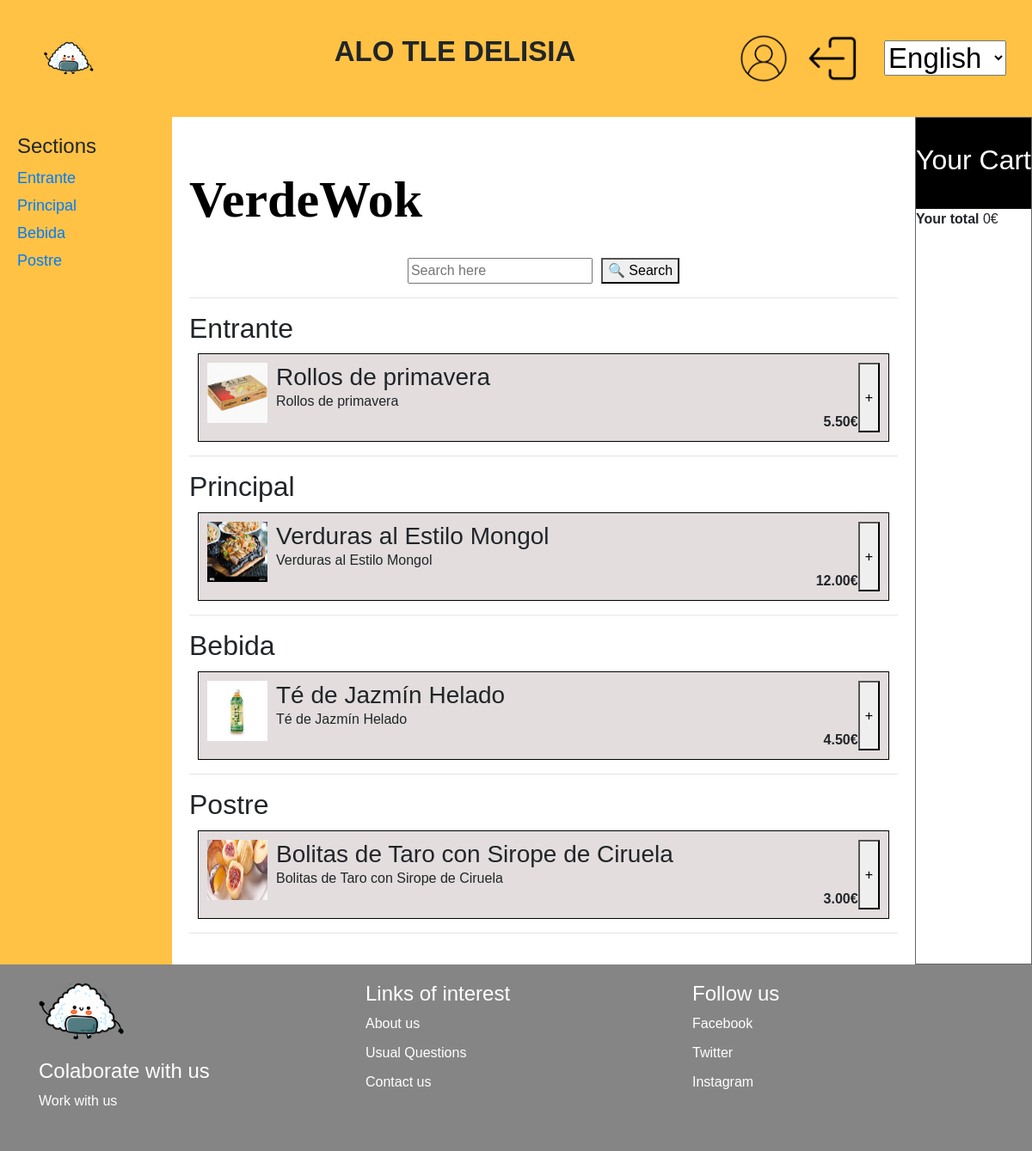
The page /restaurante/VerdeWok on the database its author committed.
### myapp/models.py (models this page shows)
class TipoProducto(models.Model):
    idTipoProducto = models.AutoField(primary_key=True)
    nombre = models.CharField(max_length=255)
    descripcion=models.TextField()
    idRestaurante = models.ForeignKey(Restaurante, on_delete=models.CASCADE)

class Restaurante(models.Model):
    idRestaurante = models.AutoField(primary_key=True)
    nombre = models.CharField(max_length=255)
    ubicacion = models.CharField(max_length=255)
    horario = models.CharField(max_length=255)
    descripcion = models.TextField()
    idTipoRestaurante = models.ForeignKey(TipoRestaurante, on_delete=models.CASCADE)

class Producto(models.Model):
    idProducto = models.AutoField(primary_key=True)
    nombre = models.CharField(max_length=255)
    descripcionProducto = models.TextField()
    precio = models.DecimalField(max_digits=10, decimal_places=2)
    idTipoProducto = models.ForeignKey(TipoProducto, on_delete=models.CASCADE)
    idRestaurante = models.ForeignKey('Restaurante', on_delete=models.CASCADE)

### myapp/views.py (the view)
# urls.py: path(_('restaurante/'), restaurante, name='unRestaurante'),
def restaurante(request, nombreRestaurante):
    restaurante = get_object_or_404(Restaurante, nombre=nombreRestaurante)
    productos = Producto.objects.filter(idRestaurante=restaurante)
    categorias = TipoProducto.objects.filter(producto__idRestaurante=restaurante).distinct()
    restaurante_id = restaurante.idRestaurante
    username = request.user.username if request.user.is_authenticated else None
    context = {
        'restaurante': restaurante,
        'productos': productos,
        'categorias': categorias,
        'username': username,
        'restaurante_id': restaurante_id,
    }
    return render(request, 'unRestaurante.html', context)

### myapp/templates/myapp/unRestaurante.html (shortened to what this page needs)
{% extends 'base.html' %}
{% load i18n%}
{% block content %}
    {% load static %}
    <link rel="stylesheet" href="{% static 'css/stylePrincipal.css' %}">
    <link rel="stylesheet" href="{% static 'css/sushiDonosti.css' %}">
    <div class="wrapper">
        <aside class="lado">
            <h2>{% trans "Secciones" %}</h2>
            <ul>
                {% for categoria in categorias %}
                    <li><a href=#{{categoria.nombre}}>{{categoria.nombre}}</a></li>
                {% endfor %}
            </ul>
        </aside>
        <div class="main">
            <div class="primerBloque">
                <h1 class="restaurante">{{ restaurante.nombre }}</h1>
                <br>
                <div class="buscador">
                    <input type="text" class="buscar" placeholder="{% trans 'Busca aquí' %}">
                    <button class="search-button">&#128269; {% trans "Buscar" %}</button>
                </div>
            </div>
            <hr>
            <div class="contenedor-items">
                {% for tipo_producto in categorias %}
                    <div id="{{ tipo_producto.nombre }}">
                        <h2>{{ tipo_producto.nombre }}</h2>
                        {% for producto in restaurante.producto_set.all %}
                            {% if producto.idTipoProducto == tipo_producto %}
                            <div class="item">
                                <img src="{% static 'imagenes/' %}{{ producto.nombre|lower }}.png" alt="{{ producto.nombre }}" style="width: 70px; height: 70px;"class="img-item">
                                <div class="contenido-producto">
                                <h3 class="titulo-item">{{ producto.nombre }}</h3>
                                <p>{{ producto.descripcionProducto }}</p>
                                <p class="precio-item"><strong>{{ producto.precio }}€</strong></p>
                                </div>
                                <button class="boton-item">+</button>
                            </div>
                            {% endif %}
                        {% endfor %}
                    </div>
                    <hr>
                {% endfor %}
            </div>
        </div>
        <div class="carrito" id="carrito">
            <div class="header-carrito">
                <h2>{% trans "Tu Carrito" %}</h2>
            </div>
            <div class="carrito-total">
                <div class="fila">
                    <strong>{% trans "Tu Total" %}</strong>
                    <span class="carrito-precio-total">
                        0€
                    </span>
                </div>
            </div>
        </div>
    </div>
{% endblock %}

### myapp/templates/myapp/base.html (shortened to what this page needs)
{% load static %}
{% load i18n %}
<!DOCTYPE html>
<html lang="es">
<head>
    <link rel="stylesheet" href="https://stackpath.bootstrapcdn.com/bootstrap/4.3.1/css/bootstrap.min.css"
>
    <link rel="stylesheet" href="{% static 'css/stylePrincipal.css' %}">
</head>
<body>
    <div class="header-desktop">
        <div class="container">
            <div class="row d-flex align-items-center">
                <div class="col d-flex justify-content-start">
                    <button class="logo-btn-desktop">
                        <a href="{% url 'principal' %}"><img src="{% static 'imagenes/logo.png' %}" alt="LOGO"></a>
                    </button>
                </div>
                <div class="col d-flex justify-content-center">
                    <p>ALO TLE DELISIA</p>
                </div>
                <div class="col d-flex justify-content-end">
                    <button class="usuario-btn-desktop">
                        <a href={% url 'usuario' %}>
                            <img src="{% static 'imagenes/perfil.png' %}" alt="USUARIO">
                    </button>
                    <button class="cerrar-btn-desktop">
                        <a href="{% url 'cerrar' %}">
                            <img src="{% static 'imagenes/cerrar.png' %}" alt="CERRAR">
                        </a>
                    </button>
                </div>
                <div class="idioma">
                    <select id="languageSelect">
                        <option value="en" {% if request.LANGUAGE_CODE == 'en' %}selected{% endif %}>English</option>
                    </select>
                </div>
            </div>
        </div>
    </div>
    <main>
        {% block content %}
        {% endblock %}
    </main>
    <footer class="footer">
        <div class="container">
            <div class="row">
                <div class="col-md-4">
                    <div class="footer-content">
                        <a href="{% url 'principal' %}"><img src="{% static 'imagenes/logo.png' %}" alt="Logo"
                                class="footer-logo"></a>
                        <h4>{% trans "Colabora con nosotros"%}</h4>
                        <ul style="list-style: none; padding: 0;">
                            <li>{% trans "Trabaja con nosotros"%}</li>
                        </ul>
                    </div>
                </div>
                <div class="col-md-4">
                    <div class="footer-content">
                        <h4>{% trans "Enlaces de Interés"%}</h4>
                        <ul>
                            <li>{% trans "Acerca de nosotros"%}</li>
                            <li>{% trans "Preguntas frecuentes"%}</li>
                            <li>{% trans "Contacto"%}</li>
                        </ul>
                    </div>
                </div>
                <div class="col-md-4">
                    <div class="footer-content">
                        <h4>{% trans "Síguenos"%}</h4>
                        <ul>
                            <li>Facebook</li>
                            <li>Twitter</li>
                            <li>Instagram</li>
                        </ul>
                    </div>
                </div>
            </div>
        </div>
    </footer>
</body>
</html>

### myapp/static/css/stylePrincipal.css (style rules this page uses)
body { font-family: Arial; }
img { max-width: 100%; height: auto; }
.header-desktop { background-color: #ffc244; padding: 35px 0; display: flex; justify-content: space-between; align-items: center; font-size: 33px; font-weight: bold; }
.logo-btn-desktop, .usuario-btn-desktop, .cerrar-btn-desktop { margin-right: 10px; width: 5em; height: auto; }
.logo-btn-desktop { background: none; border: none; color: white; font-size: 14px; cursor: pointer; }
.usuario-btn-desktop { background: none; border: none; color: white; font-size: 14px; cursor: pointer; }
.cerrar-btn-desktop { background: none; border: none; color: white; font-size: 14px; cursor: pointer; }
h1 { color: black; font-family: serif; font-size: 60px; font-weight: 600; margin-top: 40px; }
.footer { background-color: black; }
.footer h4 { color: white; }
.footer ul { list-style: none; padding: 0; }
.footer li { margin-bottom: 10px; }
.footer a { color: white; text-decoration: none; }
.footer-logo { width: 100px; height: auto; margin-bottom: 20px; }
.footer { background-color: #858585; color: white; padding: 20px 0; }
.footer-content { display: flex; flex-direction: column; }

### myapp/static/css/sushiDonosti.css (style rules this page uses)
.item { border: 1px solid #000000; padding: 10px; margin: 10px; display: flex; background-color: #e3dddd; }
.item img { width: 100%; height: auto; margin-right: 10px; }
.contenido-producto { flex-grow: 1; }
.contenido-producto h3, .contenido-producto p { margin: 0; }
.precio-item { font-weight: bold; text-align: right; }
.buscador { display: flex; align-items: center; justify-content: center; text-align: center; }
.buscar { margin-right: 10px; }
aside h2 { font-size: 24px; margin-bottom: 10px; }
aside ul { list-style: none; padding: 0; }
aside li { font-size: 18px; margin-bottom: 5px; }
.carrito { border: 1px solid #666; position: sticky !important; }
.carrito .header-carrito { background-color: #000; color: #fff; text-align: center; padding: 30px 0; }
.wrapper { display: flex; }
.main { flex-grow: 1; padding: 20px; width: 800px; }
aside { width: 200px; background-color: #ffc244; padding: 20px; }

### rows shown on the page
TipoProducto: nombre "Entrante"
TipoProducto: nombre "Principal"
TipoProducto: nombre "Bebida"
TipoProducto: nombre "Postre"
Restaurante: nombre "VerdeWok"
Producto: shows a picture, nombre "Rollos de primavera", descripcionProducto "Rollos de primavera", precio "5.50"
Producto: shows a picture, nombre "Verduras al Estilo Mongol", descripcionProducto "Verduras al Estilo Mongol", precio "12.00"
Producto: shows a picture, nombre "Té de Jazmín Helado", descripcionProducto "Té de Jazmín Helado", precio "4.50"
Producto: shows a picture, nombre "Bolitas de Taro con Sirope de Ciruela", descripcionProducto "Bolitas de Taro con Sirope de Ciruela", precio "3.00"
